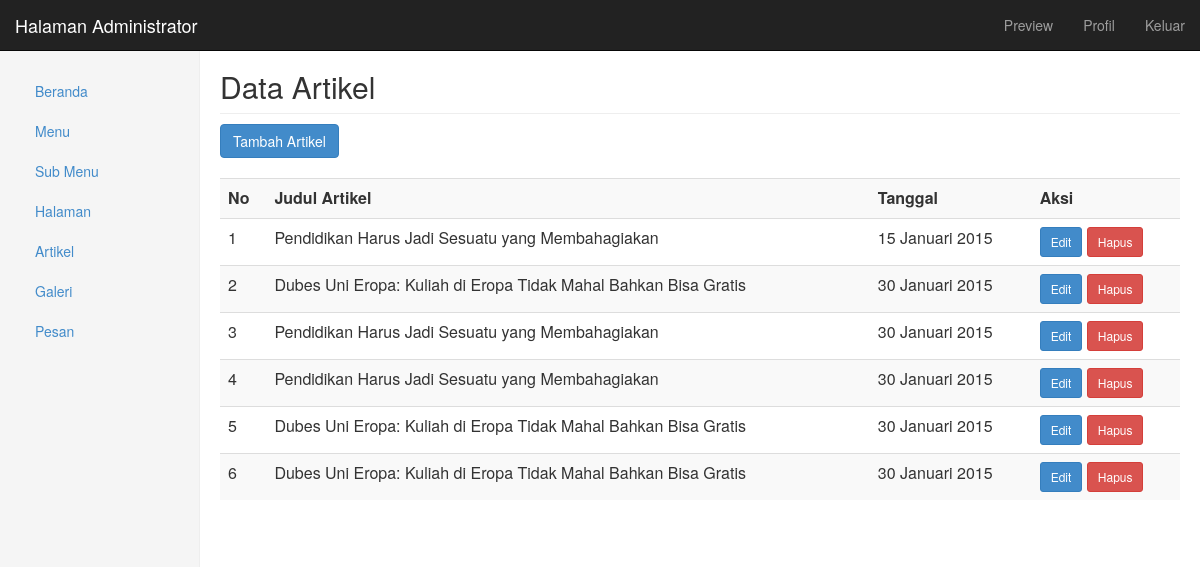
Page /admin/admin.php?tampil=artikel (signed in) on the committed database.
### tables this page shows
CREATE TABLE IF NOT EXISTS `artikel` (
  `id_artikel` int(5) NOT NULL AUTO_INCREMENT,
  `judul` varchar(100) NOT NULL,
  `isi` text NOT NULL,
  `gambar` varchar(50) NOT NULL,
  `tanggal` date NOT NULL,
  `hits` int(5) NOT NULL,
  PRIMARY KEY (`id_artikel`)
);

### lib/fungsi_tglindonesia.php (called while the page is built)
<?php
	function tgl_indonesia($tgl){
		$tanggal = substr($tgl,8,2);
		$nama_bulan = array("Januari", "Februari", "Maret", "April", "Mei",
                "Juni", "Juli", "Agustus", "September",
                "Oktober", "November", "Desember");
		$bulan = $nama_bulan[substr($tgl,5,2) - 1];
		$tahun = substr($tgl,0,4);
		return $tanggal.' '.$bulan.' '.$tahun;
	}
?>

### admin/artikel/artikel_tampil.php (the view, shortened to what this page needs)
<?php
	include("../lib/fungsi_tglindonesia.php");
?>
<h2 class="sub-header">Data Artikel</h2>
<a href="?tampil=artikel_tambah" class="btn btn-primary">Tambah Artikel</a><br><br>
<div class="table-responsive">
	<table class="table table-striped">
	<tr>
		<th>No</th>
		<th>Judul Artikel</th>
		<th>Tanggal</th>
		<th>Aksi</th>
	</tr>
	<?php
		$no=1;
		$tampil = mysql_query("SELECT * FROM artikel") or die(mysql_error());
		while($data=mysql_fetch_array($tampil)){
			$tanggal = tgl_indonesia($data['tanggal']);
	?>
	<tr>
		<td> <?php echo $no; ?> </td>
		<td> <?php echo $data['judul']; ?> </td>
		<td> <?php echo $tanggal; ?> </td>
		<td>
			<a href="?tampil=artikel_edit&id=<?php echo $data['id_artikel']; ?>" class="btn btn-primary btn-sm"> Edit </a>
			<a href="?tampil=artikel_hapus&id=<?php echo $data['id_artikel']; ?>" class="btn btn-danger btn-sm"> Hapus </a>
		</td>
	</tr>
	<?php
			$no++;
		}
	?>
</table>

### css/admin.css (style rules this page uses)
.sub-header { margin-top: 50px; padding-bottom: 10px; border-bottom: 1px solid #eee; }

### rows in the picture
artikel: judul "Pendidikan Harus Jadi Sesuatu yang Membahagiakan", tanggal "15 Januari 2015"
artikel: judul "Dubes Uni Eropa: Kuliah di Eropa Tidak Mahal Bahkan Bisa Gratis", tanggal "30 Januari 2015"
artikel: judul "Pendidikan Harus Jadi Sesuatu yang Membahagiakan", tanggal "30 Januari 2015"
artikel: judul "Pendidikan Harus Jadi Sesuatu yang Membahagiakan", tanggal "30 Januari 2015"
artikel: judul "Dubes Uni Eropa: Kuliah di Eropa Tidak Mahal Bahkan Bisa Gratis", tanggal "30 Januari 2015"
artikel: judul "Dubes Uni Eropa: Kuliah di Eropa Tidak Mahal Bahkan Bisa Gratis", tanggal "30 Januari 2015"
